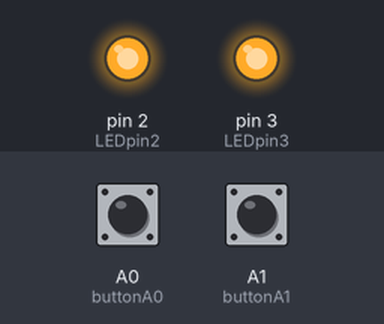
Simulated run of this sketch. Board: Arduino Uno, built with avr-gcc and run on an emulated ATmega328P. Shown: output pins drawn as LEDs (lit = HIGH). Inputs (shaded band) come from the test bench; at power-on: A0 (buttonA0) LOW, A1 (buttonA1) LOW.

Above: at 1.2 s.
1.3 s: A0 (buttonA0) pulled HIGH for 0.15 s
At 1.4 s:
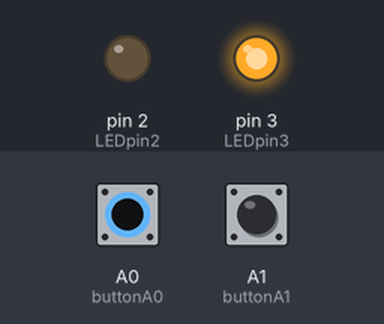
3.0 s: A1 (buttonA1) pulled HIGH for 0.15 s
At 3.1 s:
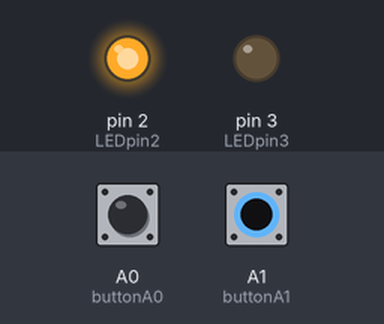
4.7 s: A1 (buttonA1) pulled HIGH for 3.2 s
At 9.1 s:
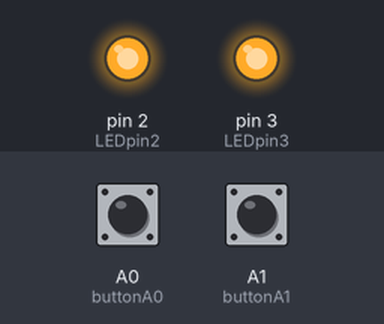
9.4 s: A0 (buttonA0) pulled HIGH for 3.2 s
At 10.5 s:
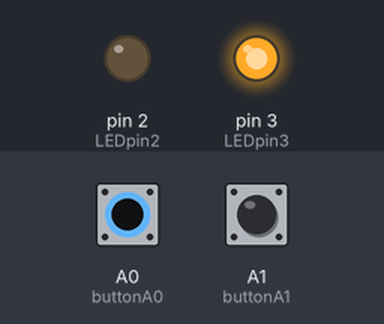
Timing chart, 0 to 14.1 s (numbered marks = the images above; inputs shaded):
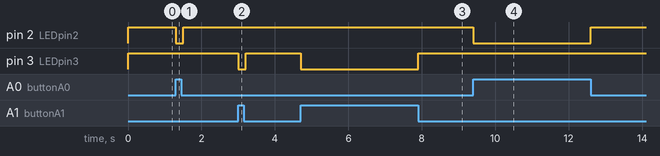

The sketch:

rlama005_lab2_part5.ino
```cpp
// C++ code
//

const int LEDpin2 = 2;
const int LEDpin3 = 3;
int buttonA0 = A0;
int buttonA1 = A1;

void setup()
{
  pinMode(LEDpin2, OUTPUT);
  pinMode(LEDpin3, OUTPUT);
  //pinMode(buttonA0, INPUT);
  //pinMode(buttonA1, INPUT);
}

void loop()
{

  //buttonA0 = analogRead(A0);
  //buttonA1 = analogRead(A1);

   if( (digitalRead(buttonA0) == HIGH) && (digitalRead(buttonA1) ==  HIGH)){
    digitalWrite(LEDpin2, HIGH);
    digitalWrite(LEDpin3, HIGH);
  }
  else if(digitalRead(buttonA0) == HIGH){
    digitalWrite(LEDpin2, LOW);
  }
  else if(digitalRead(buttonA1) == HIGH){
    digitalWrite(LEDpin3, LOW);
  }
  else{
    digitalWrite(LEDpin2, HIGH);
    digitalWrite(LEDpin3, HIGH);
   }

  delay(100);
/*
  if( (digitalRead(A0) == HIGH) && (digitalRead(A1) ==  HIGH)){
    digitalWrite(LEDpin2, LOW);
    digitalWrite(LEDpin3, LOW);
  }
  else if(digitalRead(A0) == HIGH){
    digitalWrite(LEDpin2, LOW);
  }
  else if(digitalRead(A1) == HIGH){
    digitalWrite(LEDpin3, LOW);
  }
  else{
    digitalWrite(LEDpin2, HIGH);
    digitalWrite(LEDpin3, HIGH);
   }

*/
}
```

Measured:
- after the input at 1.3 s, pin 2 (LEDpin2): HIGH → LOW at once, → HIGH 0.20 s later
- after the input at 3.0 s, pin 3 (LEDpin3): HIGH → LOW at once, → HIGH 0.20 s later
- after the input at 4.7 s, pin 3 (LEDpin3): HIGH → LOW at once, → HIGH 3.2 s later
- after the input at 9.4 s, pin 2 (LEDpin2): HIGH → LOW at once, → HIGH 3.2 s later
